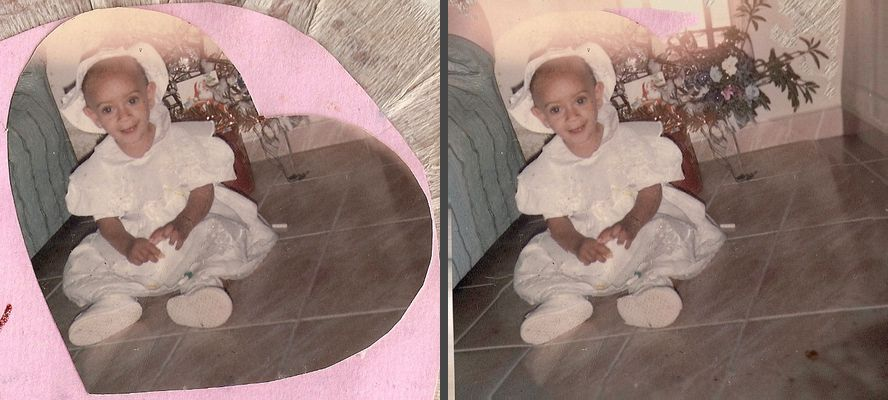
#> input picture restore-photos/examples/heart-cut-print.jpg, 888 x 400 px
$ python faces.py ../examples/heart-cut-print.jpg out.png
#> lines starting #> are read from the running program, lines starting #| are printed output that depends on the picture; after the words box and inside, x2 and y2 are one past the last pixel; in counts of white or black regions, pixels touching at a corner belong together
#> in main, im is the input picture: shape (400, 888, 3); mean B, G, R 120.9, 127.3, 151.3
#!/usr/bin/env python3
"""Keep faces the original's.

The model redraws faces it touches - a mustache disappears, a child gets
another face. Inside a face the model may therefore only fill pixels that are
really missing - the white of lost emulsion, and flakes that are clearly
lighter than the model's repair; eyes, mouth, hair and the shape of the face
stay the scan's.

Faces are found with the Haar cascades that ship with OpenCV, run on the
model's output (where the face is already clean and easy to find) and on the
scan, and kept only when the box holds enough skin tone - that drops the
cascades' hits on floors, chairs and toys. Nothing is downloaded.

    faces.py <image> <out.jpg>     draws the faces found (for a quick check)
"""
import argparse

import cv2
import numpy as np

CASCADES = (("haarcascade_frontalface_alt2.xml", 3),
            ("haarcascade_frontalface_default.xml", 8),
            ("haarcascade_profileface.xml", 5))
SKIN_MIN = 0.25    # share of skin-toned pixels a face box must hold
GROW = 0.15        # the protected ellipse is this much larger than the box
_loaded = None


def _cascades():
    global _loaded
    if _loaded is None:
        _loaded = [(cv2.CascadeClassifier(cv2.data.haarcascades + f), n, "profile" in f) for f, n in CASCADES]
    return _loaded


def skin(bgr):
    ycc = cv2.cvtColor(bgr, cv2.COLOR_BGR2YCrCb)
    return (ycc[:, :, 1] >= 133) & (ycc[:, :, 1] <= 175) & (ycc[:, :, 2] >= 75) & (ycc[:, :, 2] <= 130)


def _detect(bgr):
    g = cv2.equalizeHist(cv2.cvtColor(bgr, cv2.COLOR_BGR2GRAY))
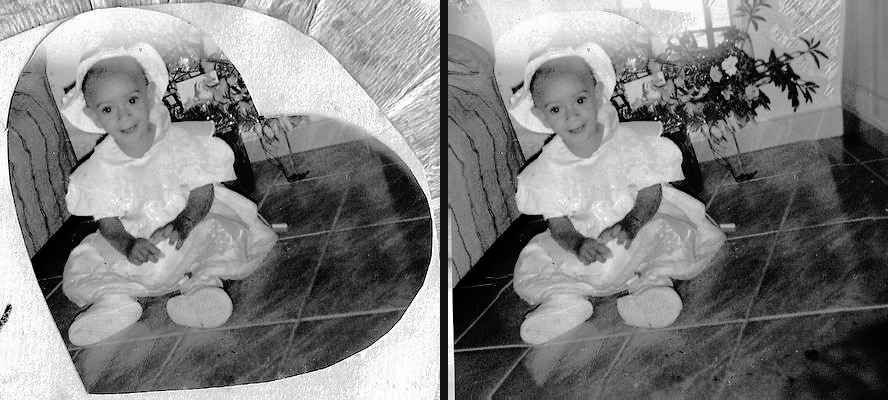
#> g: shape (400, 888); min 0, max 255, mean 128.4
    ms = max(14, min(g.shape) // 30)
#> ms = 14
    out = []
    for c, neighbours, profile in _cascades():
        for img, flip in ((g, False), (cv2.flip(g, 1), True)) if profile else ((g, False),):
            for (x, y, w, h) in c.detectMultiScale(img, 1.06, neighbours, minSize=(ms, ms)):
                out.append((int(g.shape[1] - x - w) if flip else int(x), int(y), int(w), int(h)))
    return out


def _overlap(a, b):
    ax, ay, aw, ah = a
    bx, by, bw, bh = b
    ix = max(0, min(ax + aw, bx + bw) - max(ax, bx))
    iy = max(0, min(ay + ah, by + bh) - max(ay, by))
    return ix * iy / float(min(aw * ah, bw * bh))


def find(orig, gen=None):
    """Face boxes (x, y, w, h) in orig's coordinates; gen must be aligned to orig."""
    cands = _detect(orig) + (_detect(gen) if gen is not None else [])
#> cands = [(35, 134, 250, 250), (475, 136, 252, 252)]
    ref = gen if gen is not None else orig
    sk = skin(ref)
#> in skin, `ycc = cv2.cvtColor(bgr, cv2.COLOR_BGR2YCrCb)`: ycc: shape (400, 888, 3); mean of channels 0, 1, 2 133.8, 140.6, 120.7
#> in skin, `return (ycc[:, :, 1] >= 133) & (ycc[:, :, 1] <= 175) & (ycc[:, :, 2] >..`:
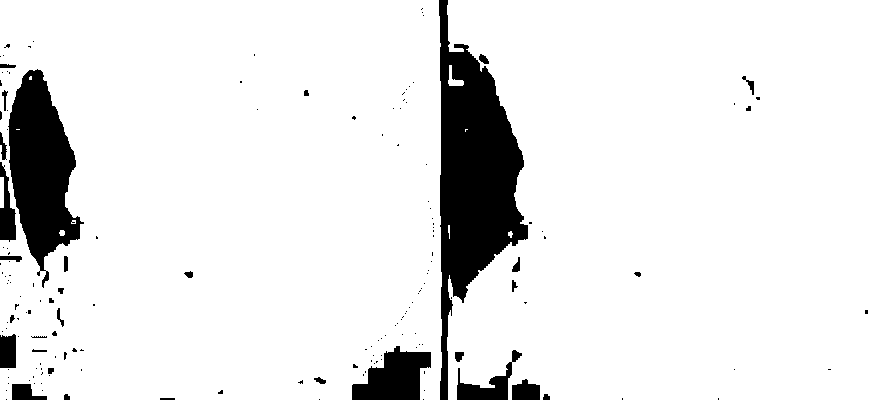
#> returned value: shape (400, 888) bool; 90.7% white; 168 black regions (135 under 20 px), largest, box (x1, y1, x2, y2) and area: (439, 0, 528, 400) 16497, (8, 69, 84, 288) 9089, (352, 346, 431, 400) 2702
    kept = []
    for b in sorted(cands, key=lambda b: -b[2] * b[3]):
        x, y, w, h = b
        if sk[y:y + h, x:x + w].mean() < SKIN_MIN:
            continue
        if any(_overlap(b, k) > 0.4 for k in kept):
            continue
        kept.append(b)
#> this loop made 2 passes
#> (x, y, w, h) on pass 2: (35, 134, 250, 250)
#> after the loop, kept = [(475, 136, 252, 252), (35, 134, 250, 250)]
    return kept


FLAKE_LIGHTER = 10   # a flake is at least this much lighter (LAB L) than the model's repair


def missing(orig, gen=None):
    """Pixels where the print's picture is gone: bright and colourless, or -
    with the model's aligned output - clearly lighter than the repair (white
    and gold flakes of lost emulsion are always lighter than the picture
    under them; a mustache, an eyebrow or a shadow the model would lighten
    is darker in the scan and is kept)."""
    hsv = cv2.cvtColor(orig, cv2.COLOR_BGR2HSV)
    m = (hsv[:, :, 2] >= 190) & (hsv[:, :, 1] <= 50)
    if gen is not None:
        lo = cv2.cvtColor(orig, cv2.COLOR_BGR2LAB)[:, :, 0].astype(np.int16)
        lg = cv2.cvtColor(gen, cv2.COLOR_BGR2LAB)[:, :, 0].astype(np.int16)
        m |= (lo - lg) > FLAKE_LIGHTER
    m = cv2.morphologyEx(m.astype(np.uint8), cv2.MORPH_OPEN, np.ones((2, 2), np.uint8))
    return cv2.dilate(m, np.ones((5, 5), np.uint8)) > 0


def area(shape, boxes):
    """Boolean map of the protected face ellipses."""
    face = np.zeros(shape, np.uint8)
    for x, y, w, h in boxes:
        cv2.ellipse(face, (x + w // 2, y + h // 2), (int(w * (0.5 + GROW)), int(h * (0.6 + GROW))),
                    0, 0, 360, 255, -1)
    return face > 0


def guard(mask, orig, boxes, gen=None):
    """mask with every face limited to its missing pixels."""
    if not boxes:
        return mask
    out = mask.copy()
    out[area(mask.shape, boxes) & ~missing(orig, gen)] = 0
    return out


def main():
    ap = argparse.ArgumentParser(description=__doc__, formatter_class=argparse.RawDescriptionHelpFormatter)
    ap.add_argument("image")
    ap.add_argument("out")
    a = ap.parse_args()
    im = cv2.imread(a.image, cv2.IMREAD_COLOR)
    if im is None:
        raise SystemExit(f"cannot read {a.image}")
    boxes = find(im)
#> boxes = [(475, 136, 252, 252), (35, 134, 250, 250)]
    for x, y, w, h in boxes:
        cv2.rectangle(im, (x, y), (x + w, y + h), (255, 128, 0), 2)
#> this loop made 2 passes
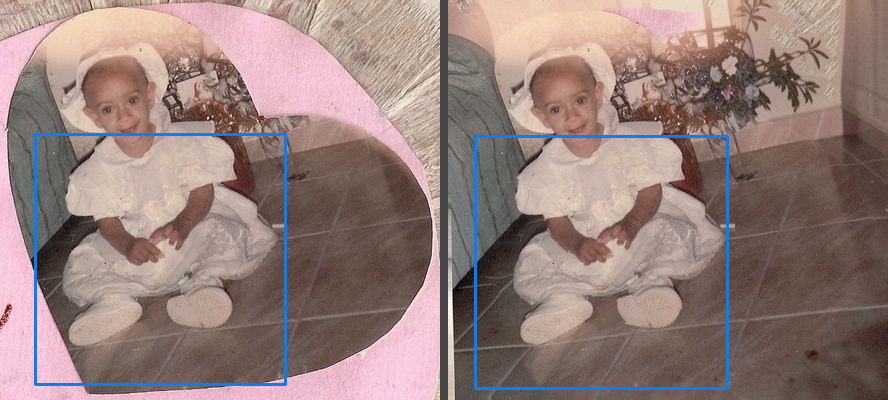
#> im: shape (400, 888, 3); 1.69% of pixels changed, all inside (x1, y1, x2, y2) = (34, 133, 729, 390)
    cv2.imwrite(a.out, im)
    print(f"{len(boxes)} face(s) -> {a.out}")
#| 2 face(s) -> out.png


if __name__ == "__main__":
    main()

$ run again, on restore-photos/examples/water-damage-cut-corners.jpg
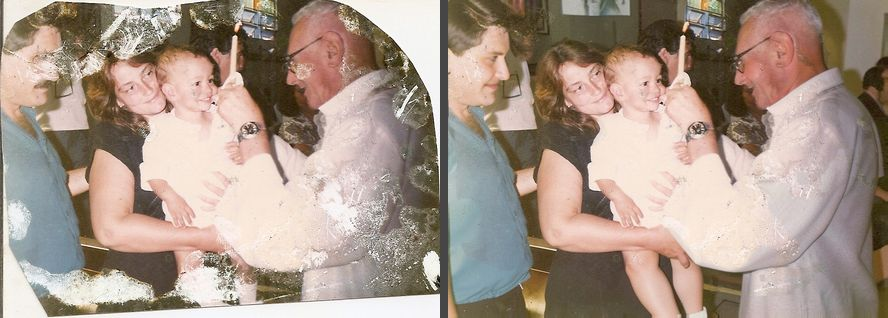
#> input picture restore-photos/examples/water-damage-cut-corners.jpg, 888 x 318 px
#> in main, im is the input picture: shape (318, 888, 3); mean B, G, R 138.6, 151, 168.3
#> cands = [(630, 66, 44, 44), (162, 56, 64, 64), (610, 56, 64, 64)]
#> ycc: shape (318, 888, 3); mean of channels 0, 1, 2 154.8, 137.7, 118.9
#> in skin, `return (ycc[:, :, 1] >= 133) & (ycc[:, :, 1] <= 175) & (ycc[:, :, 2] >..`:
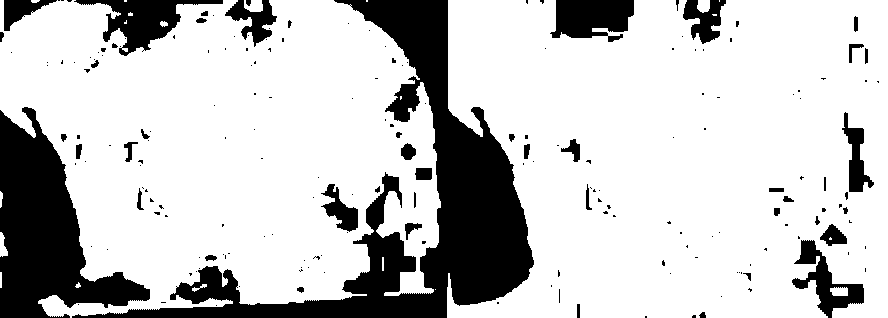
#> returned value: shape (318, 888) bool; 78.1% white; 198 black regions (150 under 20 px), largest, box (x1, y1, x2, y2) and area: (72, 0, 534, 318) 31561, (0, 107, 150, 318) 14861, (74, 0, 223, 56) 3028
#> the loop in find, `for b in sorted(cands, key=lambda b: -b[2] * b[3]):` made 3 passes
#> (x, y, w, h) on passes 2 to 3: (610, 56, 64, 64), (630, 66, 44, 44)
#> after the loop in find, `for b in sorted(cands, key=lambda b: -b[2] * b[3]):`: kept = [(162, 56, 64, 64), (610, 56, 64, 64)]
#> the loop in main, `for x, y, w, h in boxes:` made 2 passes
#> after the loop in main, `for x, y, w, h in boxes:`:
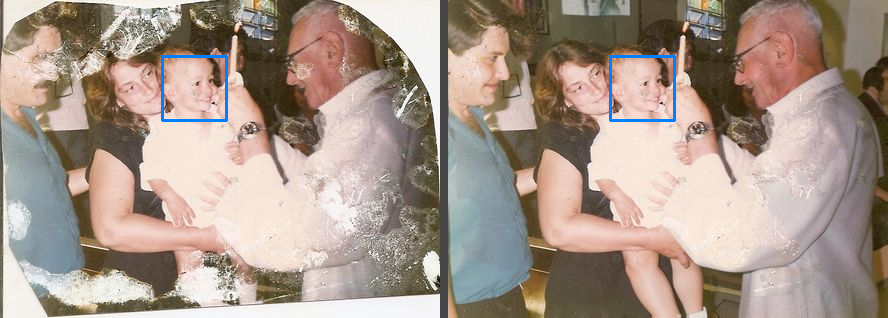
#> im: shape (318, 888, 3); 0.54% of pixels changed, all inside (x1, y1, x2, y2) = (161, 55, 676, 122)
#| 2 face(s) -> out.png
